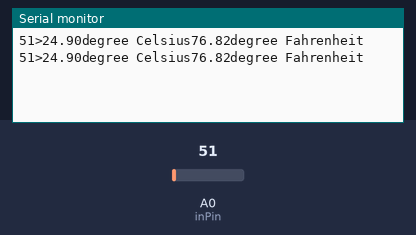
The sketch below on a simulated Arduino Uno, built with avr-gcc and run on an emulated ATmega328P. Parts: the last lines printed to the serial monitor. Inputs (shaded band) come from the test bench; at power-on: A0 (inPin) = 51.

Above: at 1.8 s.
1.9 s: A0 (inPin) set to 61
At 2.8 s:
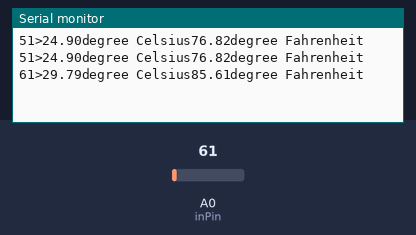
3.4 s: A0 (inPin) set to 71
At 4.6 s:
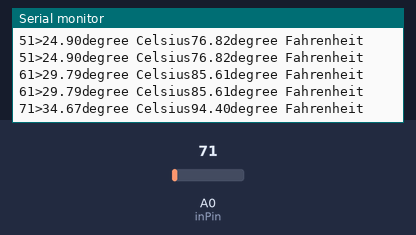
Timing chart, 0 to 6.4 s (numbered marks = the images above; inputs shaded):
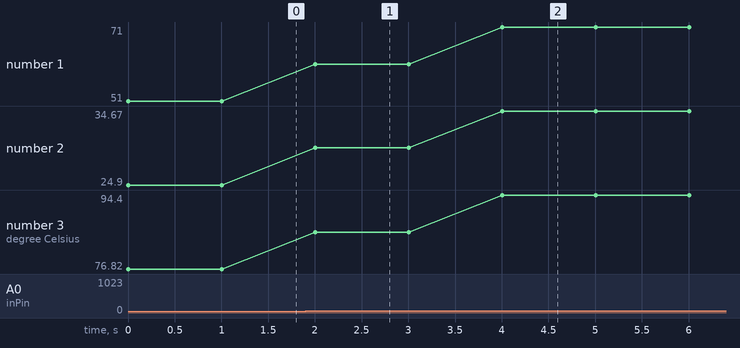

The sketch:

Fahrenheit_Celsius.ino
```cpp
// Setup displays temperature inn Farenheit and Celsius using LM35 heat detection sencsor
const int inPin =0;
void setup() {
  // put your setup code here, to run once:

Serial.begin(9600);
}

void loop() {
  // put your main code here, to run repeatedly:
  int value = analogRead(inPin); // VALUE OF THE CURRENT
  Serial.print(value); Serial.print(">");
  float millivolts = (value/1024.0)*5000;
  float celsius = millivolts /10;// Sensor output is 10 mV per degree Celsius
  Serial.print(celsius);
  Serial.print("degree Celsius");
  Serial.print((celsius*9)/5+32);// convert to fahrenheit
  Serial.println("degree Fahrenheit\n");
  delay(1000);
}
```

Measured:
- after the input at 1.9 s, the serial monitor: prints a new line after 0.10 s (image 1)
- after the input at 3.4 s, the serial monitor: prints a new line after 0.61 s (image 2)
- plotted number 1: 51 → 61 after the input at 1.9 s, 61 → 71 after the input at 3.4 s
- plotted number 2: 24.9 → 29.79 after the input at 1.9 s, 29.79 → 34.67 after the input at 3.4 s
- plotted number 3: 76.82 → 85.61 after the input at 1.9 s, 85.61 → 94.4 after the input at 3.4 s
